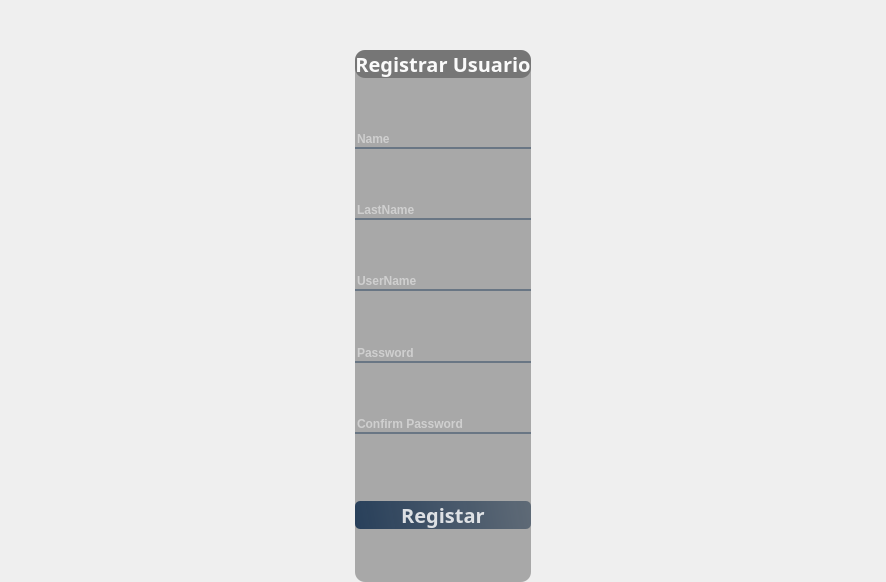
<?xml version="1.0" encoding="UTF-8"?>
<ui version="4.0">
 <class>MainWindow</class>
 <widget class="QMainWindow" name="MainWindow">
  <property name="geometry">
   <rect>
    <x>0</x>
    <y>0</y>
    <width>886</width>
    <height>582</height>
   </rect>
  </property>
  <property name="windowTitle">
   <string>MainWindow</string>
  </property>
  <widget class="QWidget" name="centralwidget">
   <layout class="QVBoxLayout" name="verticalLayout_2">
    <property name="spacing">
     <number>0</number>
    </property>
    <property name="leftMargin">
     <number>0</number>
    </property>
    <property name="topMargin">
     <number>0</number>
    </property>
    <property name="rightMargin">
     <number>0</number>
    </property>
    <property name="bottomMargin">
     <number>0</number>
    </property>
    <item>
     <widget class="QFrame" name="frame">
      <property name="styleSheet">
       <string notr="true">QFrame{
border-radius:10px;
background-image: url(image/BackRegister.jpg);
}</string>
      </property>
      <property name="frameShape">
       <enum>QFrame::StyledPanel</enum>
      </property>
      <property name="frameShadow">
       <enum>QFrame::Raised</enum>
      </property>
      <layout class="QVBoxLayout" name="verticalLayout">
       <property name="spacing">
        <number>0</number>
       </property>
       <property name="leftMargin">
        <number>0</number>
       </property>
       <property name="topMargin">
        <number>0</number>
       </property>
       <property name="rightMargin">
        <number>0</number>
       </property>
       <property name="bottomMargin">
        <number>0</number>
       </property>
       <item>
        <widget class="QFrame" name="frame_2">
         <property name="minimumSize">
          <size>
           <width>0</width>
           <height>50</height>
          </size>
         </property>
         <property name="maximumSize">
          <size>
           <width>16777215</width>
           <height>50</height>
          </size>
         </property>
         <property name="styleSheet">
          <string notr="true">QFrame{
background: rgba(0,0,0,0);
}</string>
         </property>
         <property name="frameShape">
          <enum>QFrame::StyledPanel</enum>
         </property>
         <property name="frameShadow">
          <enum>QFrame::Raised</enum>
         </property>
         <layout class="QHBoxLayout" name="horizontalLayout_3">
          <property name="spacing">
           <number>0</number>
          </property>
          <property name="leftMargin">
           <number>0</number>
          </property>
          <property name="topMargin">
           <number>0</number>
          </property>
          <property name="rightMargin">
           <number>0</number>
          </property>
          <property name="bottomMargin">
           <number>0</number>
          </property>
          <item>
           <spacer name="horizontalSpacer_4">
            <property name="orientation">
             <enum>Qt::Horizontal</enum>
            </property>
            <property name="sizeHint" stdset="0">
             <size>
              <width>548</width>
              <height>20</height>
             </size>
            </property>
           </spacer>
          </item>
          <item>
           <widget class="QPushButton" name="Bt_min">
            <property name="styleSheet">
             <string notr="true">QPushButton{
border-radius:18px;
}
QPushButton:hover{
background-color: rgb(0,0,0);
}</string>
            </property>
            <property name="text">
             <string/>
            </property>
            <property name="icon">
             <iconset>
              <normaloff>src/Imagenes_UI/Barra-removebg-preview.png</normaloff>src/Imagenes_UI/Barra-removebg-preview.png</iconset>
            </property>
            <property name="iconSize">
             <size>
              <width>70</width>
              <height>70</height>
             </size>
            </property>
           </widget>
          </item>
          <item>
           <widget class="QPushButton" name="Bt_normal">
            <property name="styleSheet">
             <string notr="true">QPushButton{
border-radius:18px;
}
QPushButton:hover{
background-color: rgb(0,0,0);
}</string>
            </property>
            <property name="text">
             <string/>
            </property>
            <property name="icon">
             <iconset>
              <normaloff>src/Imagenes_UI/Cuadrado2-removebg-preview.png</normaloff>src/Imagenes_UI/Cuadrado2-removebg-preview.png</iconset>
            </property>
            <property name="iconSize">
             <size>
              <width>40</width>
              <height>50</height>
             </size>
            </property>
           </widget>
          </item>
          <item>
           <widget class="QPushButton" name="Bt_max">
            <property name="styleSheet">
             <string notr="true">QPushButton{
border-radius:18px;
}
QPushButton:hover{
background-color: rgb(0,0,0);
}</string>
            </property>
            <property name="text">
             <string/>
            </property>
            <property name="icon">
             <iconset>
              <normaloff>src/Imagenes_UI/Cuadrado-removebg-preview.png</normaloff>src/Imagenes_UI/Cuadrado-removebg-preview.png</iconset>
            </property>
            <property name="iconSize">
             <size>
              <width>60</width>
              <height>80</height>
             </size>
            </property>
           </widget>
          </item>
          <item>
           <widget class="QPushButton" name="Bt_close">
            <property name="styleSheet">
             <string notr="true">QPushButton{
border-radius:18px;
}
QPushButton:hover{
background-color: rgb(0,0,0);
}</string>
            </property>
            <property name="text">
             <string/>
            </property>
            <property name="icon">
             <iconset>
              <normaloff>src/Imagenes_UI/x-removebg-preview.png</normaloff>src/Imagenes_UI/x-removebg-preview.png</iconset>
            </property>
            <property name="iconSize">
             <size>
              <width>80</width>
              <height>80</height>
             </size>
            </property>
           </widget>
          </item>
         </layout>
        </widget>
       </item>
       <item>
        <widget class="QFrame" name="frame_superior">
         <property name="styleSheet">
          <string notr="true">QFrame{
background: rgba(0,0,0,0);
}</string>
         </property>
         <property name="frameShape">
          <enum>QFrame::StyledPanel</enum>
         </property>
         <property name="frameShadow">
          <enum>QFrame::Raised</enum>
         </property>
         <layout class="QHBoxLayout" name="horizontalLayout_4" stretch="0,0,0">
          <property name="spacing">
           <number>0</number>
          </property>
          <property name="leftMargin">
           <number>0</number>
          </property>
          <property name="topMargin">
           <number>0</number>
          </property>
          <property name="rightMargin">
           <number>0</number>
          </property>
          <property name="bottomMargin">
           <number>0</number>
          </property>
          <item>
           <spacer name="horizontalSpacer_2">
            <property name="orientation">
             <enum>Qt::Horizontal</enum>
            </property>
            <property name="sizeHint" stdset="0">
             <size>
              <width>274</width>
              <height>20</height>
             </size>
            </property>
           </spacer>
          </item>
          <item>
           <widget class="QSplitter" name="splitter">
            <property name="styleSheet">
             <string notr="true">QFrame{
background: rgba(0,0,0,0);
}</string>
            </property>
            <property name="orientation">
             <enum>Qt::Vertical</enum>
            </property>
            <widget class="QFrame" name="frame_4">
             <property name="maximumSize">
              <size>
               <width>600</width>
               <height>800</height>
              </size>
             </property>
             <property name="styleSheet">
              <string notr="true">QFrame{
background: rgba(0,0,0,0.3);
}


QPushButton#pushButton{

background-color: qlineargradient(spread:pad, x1:0, y1:0.505682, x2:1, y2:0.477, stop:0 rgba(20, 47, 78, 219), stop:1 rgba(85, 98, 112, 226));

color:rgba(255, 255, 255, 210);
 border-radius:5px; 
}

QPushButton#pushButton:hover{

background-color: qlineargradient(spread:pad, x1:0, y1:0.505682, x2:1, y2:0.477, stop:0 rgba(40, 67, 98, 219), stop:1 rgba(105, 118, 132, 226));
 }

QPushButton#pushButton:pressed{

padding-left:5px;

padding-top:5px;

background-color:rgba(105, 118, 132, 200);
}</string>
             </property>
             <property name="frameShape">
              <enum>QFrame::StyledPanel</enum>
             </property>
             <property name="frameShadow">
              <enum>QFrame::Raised</enum>
             </property>
             <layout class="QVBoxLayout" name="verticalLayout_3">
              <property name="spacing">
               <number>0</number>
              </property>
              <property name="leftMargin">
               <number>0</number>
              </property>
              <property name="topMargin">
               <number>0</number>
              </property>
              <property name="rightMargin">
               <number>0</number>
              </property>
              <property name="bottomMargin">
               <number>0</number>
              </property>
              <item>
               <widget class="QLabel" name="label">
                <property name="font">
                 <font>
                  <family>Kristen ITC</family>
                  <pointsize>15</pointsize>
                  <weight>75</weight>
                  <bold>true</bold>
                 </font>
                </property>
                <property name="styleSheet">
                 <string notr="true">color: rgb(250, 250, 250);</string>
                </property>
                <property name="text">
                 <string>Registrar Usuario</string>
                </property>
                <property name="alignment">
                 <set>Qt::AlignCenter</set>
                </property>
               </widget>
              </item>
              <item>
               <spacer name="verticalSpacer_3">
                <property name="orientation">
                 <enum>Qt::Vertical</enum>
                </property>
                <property name="sizeHint" stdset="0">
                 <size>
                  <width>20</width>
                  <height>40</height>
                 </size>
                </property>
               </spacer>
              </item>
              <item>
               <widget class="QLineEdit" name="Name">
                <property name="font">
                 <font>
                  <weight>75</weight>
                  <bold>true</bold>
                 </font>
                </property>
                <property name="styleSheet">
                 <string notr="true">background-color: rgba(0, 0,  0, 0);
border: none;
border-bottom: 2px solid rgba(105, 118, 132, 255);
color: rgba(255, 255, 255, 230);</string>
                </property>
                <property name="echoMode">
                 <enum>QLineEdit::Normal</enum>
                </property>
                <property name="placeholderText">
                 <string>Name</string>
                </property>
               </widget>
              </item>
              <item>
               <spacer name="verticalSpacer_7">
                <property name="orientation">
                 <enum>Qt::Vertical</enum>
                </property>
                <property name="sizeHint" stdset="0">
                 <size>
                  <width>20</width>
                  <height>40</height>
                 </size>
                </property>
               </spacer>
              </item>
              <item>
               <widget class="QLineEdit" name="LastName">
                <property name="font">
                 <font>
                  <weight>75</weight>
                  <bold>true</bold>
                 </font>
                </property>
                <property name="styleSheet">
                 <string notr="true">background-color: rgba(0, 0,  0, 0);
border: none;
border-bottom: 2px solid rgba(105, 118, 132, 255);
color: rgba(255, 255, 255, 230);</string>
                </property>
                <property name="placeholderText">
                 <string>LastName</string>
                </property>
               </widget>
              </item>
              <item>
               <spacer name="verticalSpacer_5">
                <property name="orientation">
                 <enum>Qt::Vertical</enum>
                </property>
                <property name="sizeHint" stdset="0">
                 <size>
                  <width>20</width>
                  <height>40</height>
                 </size>
                </property>
               </spacer>
              </item>
              <item>
               <widget class="QLineEdit" name="User">
                <property name="font">
                 <font>
                  <weight>75</weight>
                  <bold>true</bold>
                 </font>
                </property>
                <property name="styleSheet">
                 <string notr="true">background-color: rgba(0, 0,  0, 0);
border: none;
border-bottom: 2px solid rgba(105, 118, 132, 255);
color: rgba(255, 255, 255, 230);</string>
                </property>
                <property name="placeholderText">
                 <string>UserName</string>
                </property>
               </widget>
              </item>
              <item>
               <spacer name="verticalSpacer_4">
                <property name="orientation">
                 <enum>Qt::Vertical</enum>
                </property>
                <property name="sizeHint" stdset="0">
                 <size>
                  <width>20</width>
                  <height>40</height>
                 </size>
                </property>
               </spacer>
              </item>
              <item>
               <widget class="QLineEdit" name="Password">
                <property name="font">
                 <font>
                  <weight>75</weight>
                  <bold>true</bold>
                 </font>
                </property>
                <property name="styleSheet">
                 <string notr="true">background-color: rgba(0, 0,  0, 0);
border: none;
border-bottom: 2px solid rgba(105, 118, 132, 255);
color: rgba(255, 255, 255, 230);</string>
                </property>
                <property name="echoMode">
                 <enum>QLineEdit::Password</enum>
                </property>
                <property name="placeholderText">
                 <string>Password</string>
                </property>
               </widget>
              </item>
              <item>
               <spacer name="verticalSpacer_2">
                <property name="orientation">
                 <enum>Qt::Vertical</enum>
                </property>
                <property name="sizeHint" stdset="0">
                 <size>
                  <width>20</width>
                  <height>40</height>
                 </size>
                </property>
               </spacer>
              </item>
              <item>
               <widget class="QLineEdit" name="ConfirmPassword">
                <property name="font">
                 <font>
                  <weight>75</weight>
                  <bold>true</bold>
                 </font>
                </property>
                <property name="styleSheet">
                 <string notr="true">background-color: rgba(0, 0,  0, 0);
border: none;
border-bottom: 2px solid rgba(105, 118, 132, 255);
color: rgba(255, 255, 255, 230);</string>
                </property>
                <property name="echoMode">
                 <enum>QLineEdit::Password</enum>
                </property>
                <property name="placeholderText">
                 <string>Confirm Password</string>
                </property>
               </widget>
              </item>
              <item>
               <widget class="QLabel" name="confirm">
                <property name="font">
                 <font>
                  <weight>75</weight>
                  <bold>true</bold>
                 </font>
                </property>
                <property name="styleSheet">
                 <string notr="true">background-color: none;
color: red;</string>
                </property>
                <property name="text">
                 <string/>
                </property>
               </widget>
              </item>
              <item>
               <spacer name="verticalSpacer">
                <property name="orientation">
                 <enum>Qt::Vertical</enum>
                </property>
                <property name="sizeHint" stdset="0">
                 <size>
                  <width>20</width>
                  <height>40</height>
                 </size>
                </property>
               </spacer>
              </item>
              <item>
               <widget class="QPushButton" name="Registrar">
                <property name="font">
                 <font>
                  <family>Kristen ITC</family>
                  <pointsize>15</pointsize>
                  <weight>75</weight>
                  <bold>true</bold>
                 </font>
                </property>
                <property name="styleSheet">
                 <string notr="true">QPushButton{

background-color: qlineargradient(spread:pad, x1:0, y1:0.505682, x2:1, y2:0.477, stop:0 rgba(20, 47, 78, 219), stop:1 rgba(85, 98, 112, 226));

color:rgba(255, 255, 255, 210);
 border-radius:5px; 
}

QPushButton:hover{

background-color: qlineargradient(spread:pad, x1:0, y1:0.505682, x2:1, y2:0.477, stop:0 rgba(40, 67, 98, 219), stop:1 rgba(105, 118, 132, 226));
 }

QPushButton:pressed{

padding-left:5px;

padding-top:5px;

background-color:rgba(105, 118, 132, 200);
}</string>
                </property>
                <property name="text">
                 <string>Registar</string>
                </property>
               </widget>
              </item>
              <item>
               <spacer name="verticalSpacer_6">
                <property name="orientation">
                 <enum>Qt::Vertical</enum>
                </property>
                <property name="sizeHint" stdset="0">
                 <size>
                  <width>20</width>
                  <height>20</height>
                 </size>
                </property>
               </spacer>
              </item>
              <item>
               <layout class="QHBoxLayout" name="horizontalLayout"/>
              </item>
             </layout>
            </widget>
           </widget>
          </item>
          <item>
           <spacer name="horizontalSpacer_3">
            <property name="orientation">
             <enum>Qt::Horizontal</enum>
            </property>
            <property name="sizeHint" stdset="0">
             <size>
              <width>273</width>
              <height>20</height>
             </size>
            </property>
           </spacer>
          </item>
         </layout>
        </widget>
       </item>
      </layout>
     </widget>
    </item>
   </layout>
  </widget>
 </widget>
 <resources>
  <include location="src/Imagenes_UI/back.qrc"/>
 </resources>
 <connections/>
</ui>
